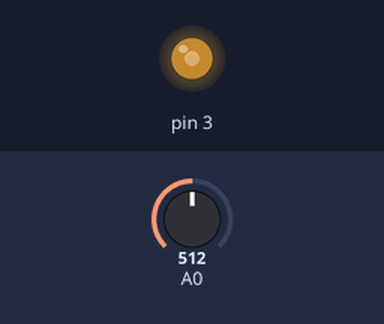
A sketch run on a simulated Arduino Uno, built with avr-gcc and run on an emulated ATmega328P. Parts: output pins drawn as LEDs (lit = HIGH). The inputs (shaded band) are chosen by the test bench; at power-on: A0 = 512.

Above: at 1.2 s.
1.3 s: A0 set to 716
At 1.9 s:
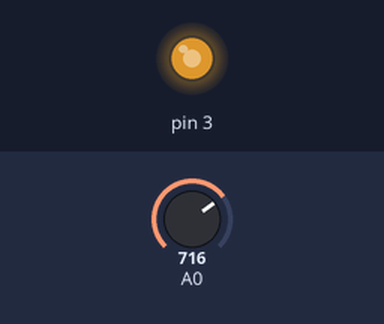
2.8 s: A0 set to 900
At 4.0 s:
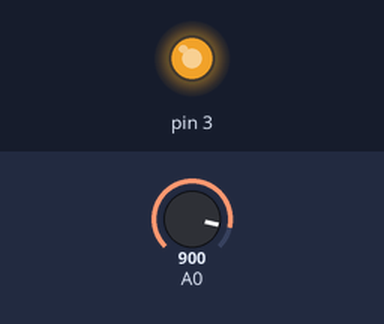
4.3 s: A0 set to 122
At 5.3 s:
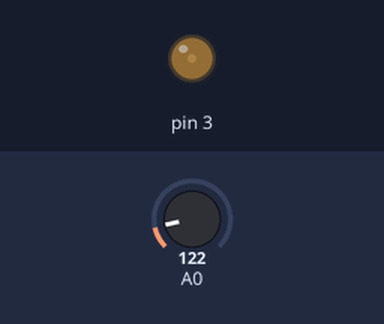
5.8 s: A0 set to 0
At 6.5 s:
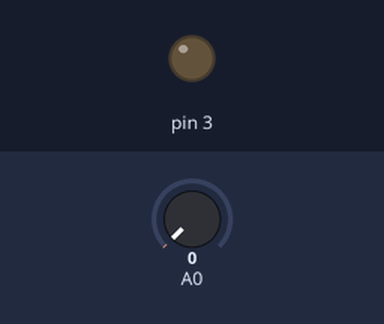
7.3 s: A0 set to 511
At 7.6 s:
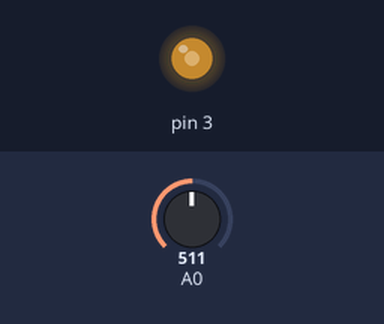
Timing chart, 0 to 9.8 s (numbered marks = the images above; inputs shaded):
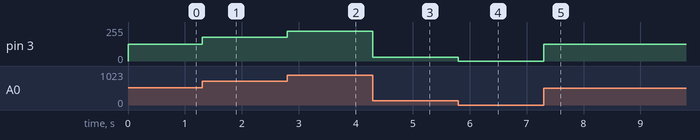

Measured:
- after the input at 1.3 s, pin 3: 127/255 → 178/255 at once
- after the input at 2.8 s, pin 3: 178/255 → 224/255 at once
- after the input at 4.3 s, pin 3: 224/255 → 30/255 at once
- after the input at 5.8 s, pin 3: 30/255 → 0/255 at once
- after the input at 7.3 s, pin 3: 0/255 → 127/255 at once

The sketch:

new2.ino
```cpp
int R =0;
int X =0;

void setup() {
  Serial.begin(9600);
  pinMode(3,OUTPUT);
}


void loop() {
  R = analogRead(A0);
  R = map(R, 0, 1023,0, 255);
  analogWrite(3,R);

}
```
